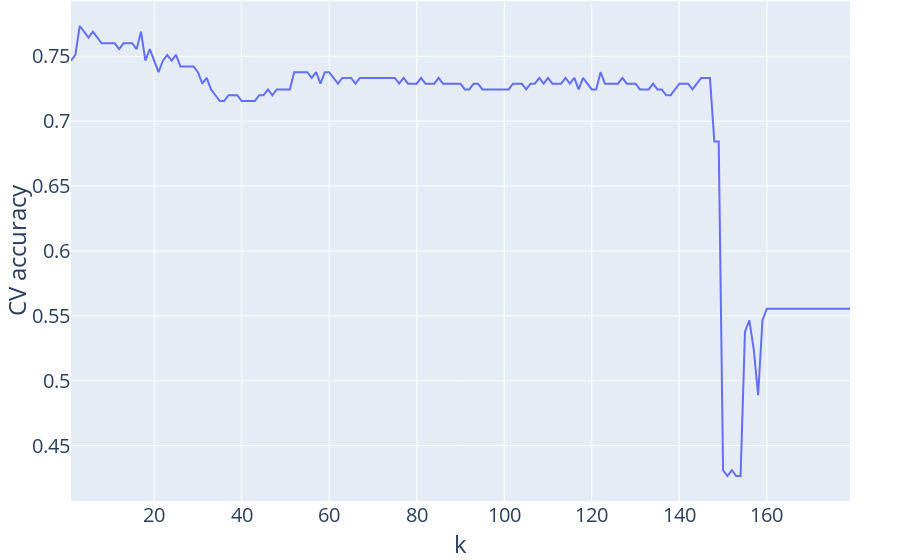

Notebook source saved alongside this figure:
### Code cell
fig = px.line(gridsearch_output, x = "k", y = "CV accuracy")
standardize_figure(fig)
fig.show()
fig.write_image("cv_accuracy_vs_k.png")

### Figure 1 — Plotly figure (JSON) as saved in the notebook; plotly's stock layout.template omitted (floating-point values rounded to 4 significant figures; data arrays with more than 128 entries replaced by an {"elided": "..."} marker saying what was removed)
{"data": [{"hovertemplate": "k=%{x}<br>CV accuracy=%{y}<extra></extra>", "legendgroup": "", "line": {"color": "#636efa", "dash": "solid"}, "marker": {"symbol": "circle"}, "mode": "lines", "name": "", "orientation": "v", "showlegend": false, "type": "scatter", "x": {"elided": "179 int values"}, "xaxis": "x", "y": {"elided": "179 float values"}, "yaxis": "y"}], "layout": {"font": {"size": 20}, "legend": {"tracegroupgap": 0}, "margin": {"b": 0, "l": 50, "r": 50, "t": 1}, "xaxis": {"anchor": "y", "domain": [0, 1], "title": {"text": "k"}}, "yaxis": {"anchor": "x", "domain": [0, 1], "title": {"text": "CV accuracy"}}}}
